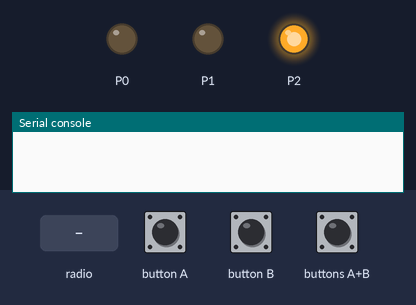
A program run on a simulated BBC micro:bit (MakeCode). On the bench: output pins drawn as LEDs (lit = HIGH), the last lines printed to the serial console. The inputs (shaded band) are chosen by the test bench. No radio messages arrive unless stated (any console line starting 'radio sent:' is added by the test bench).

Above: at 1.2 s.
1.3 s: radio message "5" arrives
At 1.8 s:
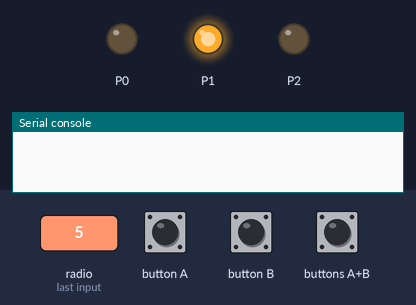
At 3.7 s:
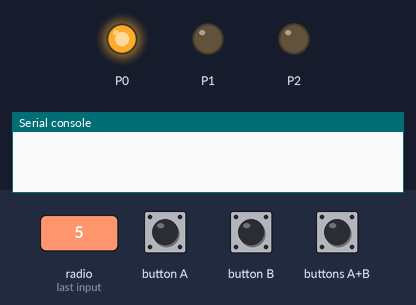
4.0 s: button A pressed for 0.15 s
At 13.7 s:
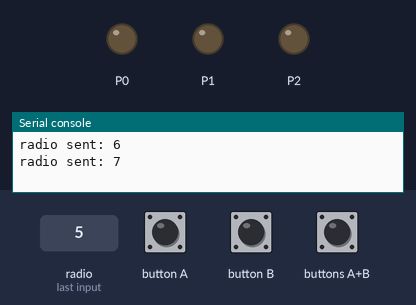
Timing chart, 0 to 14.0 s (numbered marks = the images above; inputs shaded):
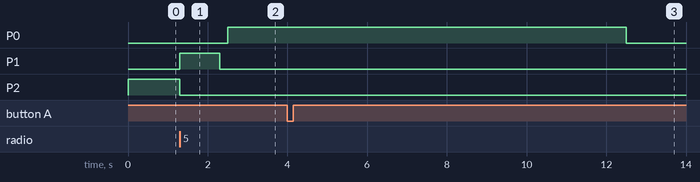

Measured:
- after the input at 1.3 s, P0: LOW → HIGH after 1.2 s; P1: LOW → HIGH at once, → LOW 1.0 s later; P2: HIGH → LOW at once

The program:

main.ts
```typescript
radio.onReceivedNumber(function (receivedNumber) {
    if (geel_knipperen == true) {
        if (receivedNumber == 5) {
            Kitronik_STOPbit.trafficLightLED(Kitronik_STOPbit.LightColours.Green, Kitronik_STOPbit.DisplayLights.On)
            Kitronik_STOPbit.trafficLightLED(Kitronik_STOPbit.LightColours.Green, Kitronik_STOPbit.DisplayLights.Off)
            Kitronik_STOPbit.trafficLightLED(Kitronik_STOPbit.LightColours.Yellow, Kitronik_STOPbit.DisplayLights.On)
            basic.pause(1000)
            Kitronik_STOPbit.trafficLightLED(Kitronik_STOPbit.LightColours.Yellow, Kitronik_STOPbit.DisplayLights.Off)
            basic.pause(200)
            Kitronik_STOPbit.trafficLightLED(Kitronik_STOPbit.LightColours.Red, Kitronik_STOPbit.DisplayLights.On)
            basic.pause(10000)
            Kitronik_STOPbit.trafficLightLED(Kitronik_STOPbit.LightColours.Red, Kitronik_STOPbit.DisplayLights.Off)
            radio.sendNumber(7)
        } else if (receivedNumber == 4) {
            radio.sendNumber(3)
            Kitronik_STOPbit.trafficLightLED(Kitronik_STOPbit.LightColours.Green, Kitronik_STOPbit.DisplayLights.On)
            basic.pause(11200)
            Kitronik_STOPbit.trafficLightLED(Kitronik_STOPbit.LightColours.Green, Kitronik_STOPbit.DisplayLights.Off)
            radio.sendNumber(6)
        }
    } else if (geel_knipperen == false) {
        radio.sendNumber(9)
        Kitronik_STOPbit.trafficLightLED(Kitronik_STOPbit.LightColours.Red, Kitronik_STOPbit.DisplayLights.Off)
        Kitronik_STOPbit.trafficLightLED(Kitronik_STOPbit.LightColours.Yellow, Kitronik_STOPbit.DisplayLights.Off)
        Kitronik_STOPbit.trafficLightLED(Kitronik_STOPbit.LightColours.Green, Kitronik_STOPbit.DisplayLights.Off)
        for (let index = 0; index < 4; index++) {
            Kitronik_STOPbit.trafficLightLED(Kitronik_STOPbit.LightColours.Yellow, Kitronik_STOPbit.DisplayLights.On)
            basic.pause(1000)
            Kitronik_STOPbit.trafficLightLED(Kitronik_STOPbit.LightColours.Yellow, Kitronik_STOPbit.DisplayLights.Off)
            basic.pause(200)
        }
    }
})
input.onButtonPressed(Button.A, function () {
    radio.sendNumber(6)
    geel_knipperen = true
})
input.onButtonPressed(Button.AB, function () {
    geel_knipperen = false
})
let geel_knipperen = false
Kitronik_STOPbit.trafficLightLED(Kitronik_STOPbit.LightColours.Green, Kitronik_STOPbit.DisplayLights.On)
geel_knipperen = true
basic.forever(function () {
    radio.setGroup(169)
})
```

test.ts
```typescript
// tests gaan hier; deze zal niet worden gecompileerd wanneer dit pakket wordt gebruikt als extensie.
```
